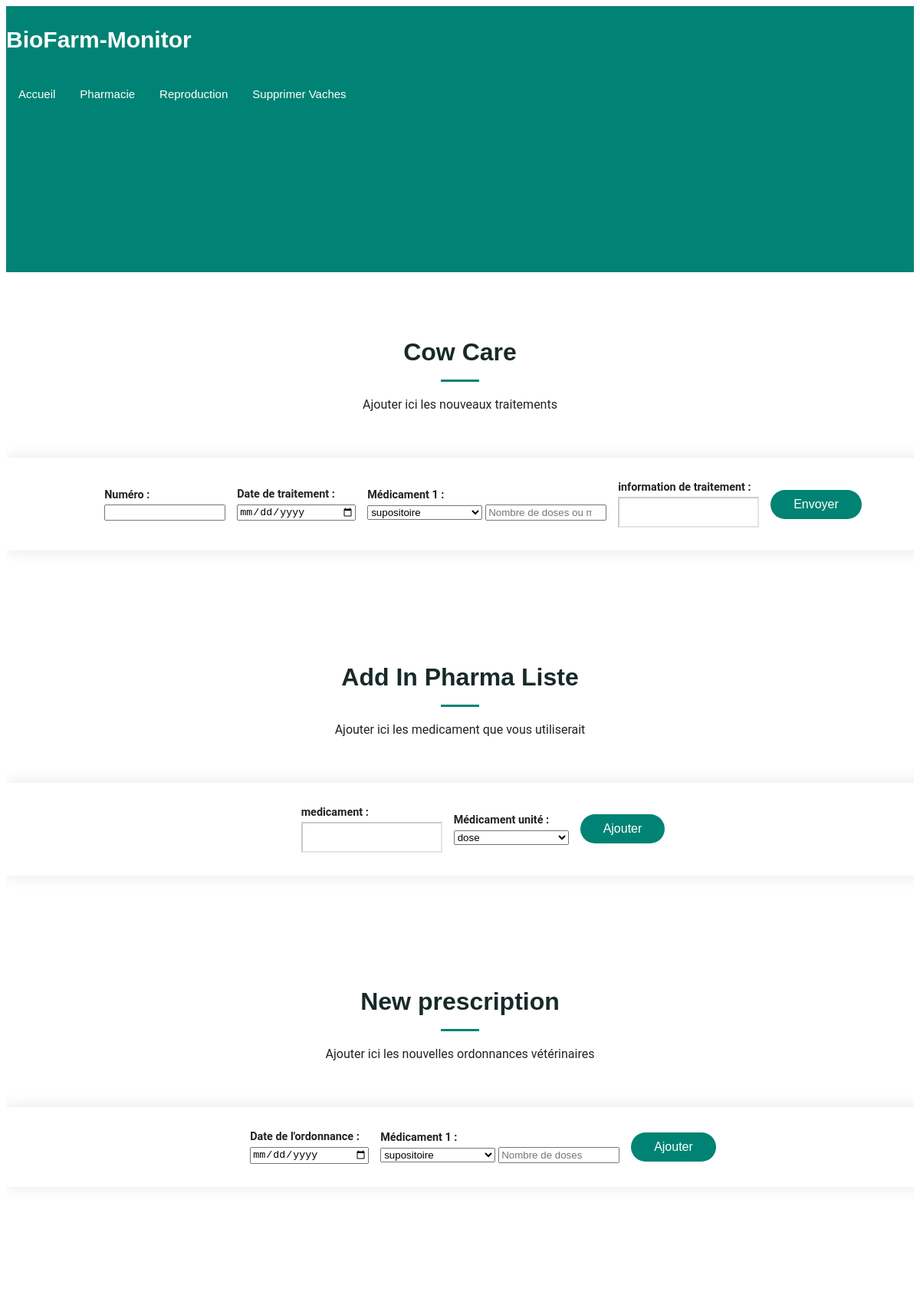
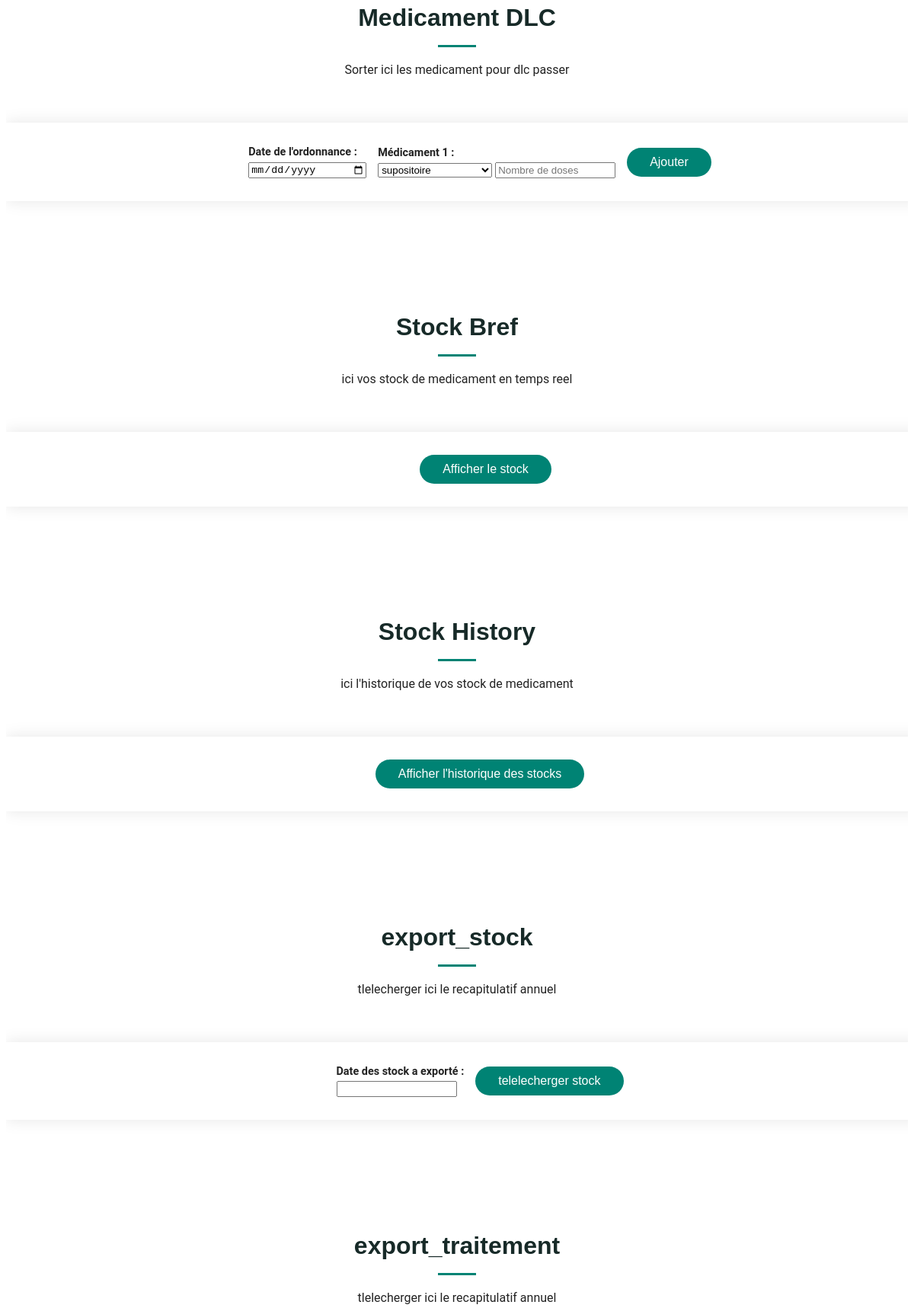
Screenshot of /pharmacie (upper part) with the database file from the repository (2 pictures, top to bottom).
### web_app/models.py (models this page shows, shortened)
class Prescription(db.Model):
    id = Column(Integer, primary_key=True)  # id Prescription
    date = Column(DATE)  # date de la Prescription
    care = Column(MutableDict.as_mutable(JSON), default=dict, nullable=False)
    dlc_left = Column(Boolean)

### web_app/views.py (the view)
@app.route("/pharmacie", methods=["GET"])
def pharmacie():
    return render_template("pharmacie.html")

### web_app/fonction.py (called while the page is built)
def get_pharma_list() -> Optional[list[str]]:
    return (
        pharma_list
        if (pharma_list := list(PrescriptionUntils.get_pharma_list().keys()))
        else None
    )

def get_pharma_len() -> int:
    return len(pharma_list) if (pharma_list := get_pharma_list()) else 0

### web_app/models.py (called while the page is built)
    @staticmethod
    def get_pharma_list() -> dict[str, int]:
        pharma_list: Prescription = Prescription.query.get(1)
        return pharma_list.care

### web_app/templates/pharmacie.html (shortened to what this page needs)
{% extends 'base.html' %}
{% block body_class %}
  "index-page"
{% endblock %}
{% block content %}
  <section id="Care" class="contact section">
    <div class="container section-title">
      <h2>Cow Care</h2>
      <p>Ajouter ici les nouveaux traitements</p>
    </div>
    <div class="container">
      <div class="row justify-content-center">
        <div class="col-lg-8">
          <form id="form-care" action="{{ url_for('update_care') }}" method="POST" enctype="multipart/form-data" class="ajax-form php-email-form">
            <div class="row gy-4">
              <div class="col-md-6">
                <label for="id" class="form-label">Numéro :</label>
                <input type="number" name="id" id="id" class="form-control" required />
              </div>
              <div class="col-md-6">
                <label for="care_date" class="form-label">Date de traitement :</label>
                <input type="date" name="care_date" id="care_date" class="form-control" required />
              </div>
              <div class="col-md-6">
                {% for nb_care in range(get_pharma_len()) %}
                  <label for="medic_{{ nb_care+1 }}" class="form-label">Médicament {{ nb_care+1 }} :</label>
                  <div class="row g-2 align-items-center mb-3">
                    <div class="col-md-6">
                      <select name="medic_{{ nb_care+1 }}" id="medic_{{ nb_care+1 }}" class="form-select">
                        {% for care in get_pharma_list() %}
                          <option value="{{ care }}">{{ care }}</option>
                        {% endfor %}
                      </select>
                      <input
                        type="number"
                        name="medic_{{ nb_care+1 }}_nb"
                        id="medic_{{ nb_care+1 }}_nb"
                        class="form-control"
                        placeholder="Nombre de doses ou ml"
                        min="1"
                      />
                    </div>
                  </div>
                {% endfor %}
              </div>
              <div class="col-md-6">
                <label for="care_info" class="form-label">information de traitement :</label>
                <input type="text" name="care_info" id="care_info" class="form-control" />
              </div>
              <div class="col-md-12 text-center">
                <button type="submit" class="btn btn-primary">Envoyer</button>
              </div>
            </div>
          </form>
        </div>
      </div>
    </div>
  </section>
  <section id="Pharma" class="contact section">
    <div class="container section-title">
      <h2>Add In Pharma Liste</h2>
      <p>Ajouter ici les medicament que vous utiliserait</p>
    </div>
    <div class="container">
      <div class="row justify-content-center">
        <div class="col-lg-8">
          <form id="form-pharma" action="{{ url_for('add_medic_in_pharma_list') }}" method="POST" enctype="multipart/form-data" class="ajax-form php-email-form">
            <div class="row gy-4">
              <div class="col-md-6">
                <label for="medic" class="form-label">medicament :</label>
                <input type="text" name="medic" id="medic" class="form-control" required />
              </div>
              <div class="row g-2 align-items-center mb-3">
                <div class="col-md-6">
                  <label for="medic_unit" class="form-label">Médicament unité :</label>
                  <select name="medic_unit" id="medic_unit" class="form-select">
                      <option value="dose">dose</option>
                  </select>
                </div>
              </div>
              <div class="col-md-12 text-center">
                <button type="submit" class="btn btn-primary">Ajouter</button>
              </div>
            </div>
          </form>
        </div>
      </div>
    </div>
  </section>
  <section id="prescription" class="contact section">
    <div class="container section-title">
      <h2>New prescription</h2>
      <p>Ajouter ici les nouvelles ordonnances vétérinaires</p>
    </div>
    <div class="container">
      <div class="row justify-content-center">
        <div class="col-lg-8">
          <form id="form-prescription" action="{{ url_for('add_prescription') }}" method="POST" class="ajax-form php-email-form">
            <div class="row gy-4">
              <div class="col-md-6">
                <label for="prescription_date" class="form-label">Date de l'ordonnance :</label>
                <input type="date" name="prescription_date" id="prescription_date" class="form-control" required />
              </div>
              <div class="col-12">
                {% for nb_care in range(get_pharma_len()) %}
                  <label for="medic_{{ nb_care+1 }}" class="form-label">Médicament {{ nb_care+1 }} :</label>
                  <div class="row g-2 align-items-center mb-3">
                    <div class="col-md-6">
                      <select name="medic_{{ nb_care+1 }}" id="medic_{{ nb_care+1 }}" class="form-select">
                        {% for care in get_pharma_list() %}
                          <option value="{{ care }}">{{ care }}</option>
                        {% endfor %}
                      </select>
                      <input
                        type="number"
                        name="medic_{{ nb_care+1 }}_nb"
                        id="medic_{{ nb_care+1 }}_nb"
                        class="form-control"
                        placeholder="Nombre de doses"
                        min="1"
                      />
                    </div>
                  </div>
                {% endfor %}
              </div>
              <div class="col-md-12 text-center">
                <button type="submit" class="btn btn-primary">Ajouter</button>
              </div>
            </div>
          </form>
        </div>
      </div>
    </div>
  </section>
  <section id="dlc_left" class="contact section">
    <div class="container section-title">
      <h2>Medicament DLC</h2>
      <p>Sorter ici les medicament pour dlc passer</p>
    </div>
    <div class="container">
      <div class="row justify-content-center">
        <div class="col-lg-8">
          <form id="form-dlc_left" action="{{ url_for('add_dlc_left') }}" method="POST" class="ajax-form php-email-form">
            <div class="row gy-4">
              <div class="col-md-6">
                <label for="prescription_date" class="form-label">Date de l'ordonnance :</label>
                <input type="date" name="prescription_date" id="prescription_date" class="form-control" required />
              </div>
              <div class="col-12">
                {% for nb_care in range(get_pharma_len()) %}
                  <label for="medic_{{ nb_care+1 }}" class="form-label">Médicament {{ nb_care+1 }} :</label>
                  <div class="row g-2 align-items-center mb-3">
                    <div class="col-md-6">
                      <select name="medic_{{ nb_care+1 }}" id="medic_{{ nb_care+1 }}" class="form-select">
                        {% for care in get_pharma_list() %}
                          <option value="{{ care }}">{{ care }}</option>
                        {% endfor %}
                      </select>
                      <input
                        type="number"
                        name="medic_{{ nb_care+1 }}_nb"
                        id="medic_{{ nb_care+1 }}_nb"
                        class="form-control"
                        placeholder="Nombre de doses"
                        min="1"
                      />
                    </div>
                  </div>
                {% endfor %}
              </div>
              <div class="col-md-12 text-center">
                <button type="submit" class="btn btn-primary">Ajouter</button>
              </div>
            </div>
          </form>
        </div>
      </div>
    </div>
  </section>
  <section id="stock_bref" class="contact section">
    <div class="container section-title">
      <h2>Stock Bref</h2>
      <p>ici vos stock de medicament en temps reel</p>
    </div>
    <div class="container">
      <div class="row justify-content-center">
        <div class="col-lg-8">
          <div class="php-email-form">
            <div class="row gy-4">
              <div class="col-md-12 text-center">
                <button id="load-stock" class="btn btn-primary" type="submit">Afficher le stock</button>
              </div>
            </div>
          </div>
        </div>
      </div>
    </div>
  </section>
  <section id="stock_history" class="contact section">
    <div class="container section-title">
      <h2>Stock History</h2>
      <p>ici l'historique de vos stock de medicament</p>
    </div>
    <div class="container">
      <div class="row justify-content-center">
        <div class="col-lg-8">
          <div class="php-email-form">
            <div class="row gy-4">
              <div class="col-md-12 text-center">
                <a href="{{ url_for('stock_details') }}">
                    <button class="btn btn-primary" type="submit">
                    Afficher l'historique des stocks
                  </button>
                </a>
              </div>
            </div>
          </div>
        </div>
      </div>
    </div>
  </section>
  <section id="export_stock" class="contact section">
    <div class="container section-title">
      <h2>export_stock</h2>
      <p>tlelecherger ici le recapitulatif annuel</p>
    </div>
    <div class="container">
      <div class="row justify-content-center">
        <div class="col-lg-8">
          <form id="form-export_stock" action="{{ url_for('download') }}" method="POST" class="php-email-form" enctype="multipart/form-data">
            <div class="row gy-4">
              <div class="col-md-6">
                <label for="export_year" class="form-label">Date des stock a exporté :</label>
                <input type="number" name="export_year" id="export_year" class="form-control" min="2000" max="2099"required />
              </div>
              <div class="col-md-12 text-center">
                <button type="submit" class="btn btn-primary">telelecherger stock</button>
              </div>
            </div>
          </form>
        </div>
      </div>
    </div>
  </section>
  <section id="download_remaining_care" class="contact section">
    <div class="container section-title">
      <h2>export_traitement</h2>
      <p>tlelecherger ici le recapitulatif annuel</p>
    </div>
  </section>
{% endblock %}

### web_app/static/css/main.css (style rules this page uses)
:root { --default-font: "Roboto", system-ui, -apple-system, "Segoe UI", Roboto, "Helvetica Neue", Arial, "Noto Sans", "Liberation Sans", sans-serif, "Apple Color Emoji", "Segoe UI Emoji", "Segoe UI Symbol", "Noto Color Emoji"; --heading-font: "Montserrat", sans-serif; --nav-font: "Poppins", sans-serif; }
:root { --background-color: #ffffff; --default-color: #222222; --heading-color: #172a28; --accent-color: #008374; --surface-color: #ffffff; --contrast-color: #ffffff; }
:root { --nav-color: #ffffff; --nav-hover-color: #008374; --nav-mobile-background-color: #ffffff; --nav-dropdown-background-color: #ffffff; --nav-dropdown-color: #01433c; --nav-dropdown-hover-color: #008374; }
:root { scroll-behavior: smooth; }
body { color: var(--default-color); background-color: var(--background-color); font-family: var(--default-font); }
a { color: var(--accent-color); text-decoration: none; transition: 0.3s; }
h1, h2, h3, h4, h5, h6 { color: var(--heading-color); font-family: var(--heading-font); }
.php-email-form .row.gy-4 { display: flex; justify-content: center; align-items: center; gap: 15px; flex-wrap: nowrap; }
.php-email-form .col-md-6, .php-email-form .col-md-12.text-center { flex: none; width: auto; margin-bottom: 0; }
.php-email-form label { display: block; font-weight: 600; margin-bottom: 4px; font-size: 0.9rem; }
.php-email-form input, .php-email-form select { width: 150px; }
.php-email-form button { padding: 8px 20px; height: 38px; font-size: 1rem; align-self: flex-end; }
section, .section { color: var(--default-color); background-color: var(--background-color); padding: 60px 0; scroll-margin-top: 112px; overflow: clip; }
.section-title { text-align: center; padding-bottom: 60px; position: relative; }
.section-title h2 { font-size: 32px; font-weight: 700; margin-bottom: 20px; padding-bottom: 20px; position: relative; }
.section-title h2:after { content: ""; position: absolute; display: block; width: 50px; height: 3px; background: var(--accent-color); left: 0; right: 0; bottom: 0; margin: auto; }
.section-title p { margin-bottom: 0; }
.contact .php-email-form { background-color: var(--surface-color); box-shadow: 0px 0px 20px rgba(0, 0, 0, 0.1); width: 100%; height: 100%; padding: 30px; }
.contact .php-email-form input[type=text], .contact .php-email-form input[type=email], .contact .php-email-form textarea { font-size: 14px; padding: 10px 15px; box-shadow: none; border-radius: 0; color: var(--default-color); background-color: var(--surface-color); border-color: color-mix(in srgb, var(--default-color), transparent 80%); }
.contact .php-email-form input[type=text]::placeholder, .contact .php-email-form input[type=email]::placeholder, .contact .php-email-form textarea::placeholder { color: color-mix(in srgb, var(--default-color), transparent 70%); }
.contact .php-email-form button[type=submit] { color: var(--contrast-color); background: var(--accent-color); border: 0; padding: 10px 30px; transition: 0.4s; border-radius: 50px; }

### rows the page displays
Prescription: care "supositoire", care "supositoire", care "supositoire"

### other values shown
{{ nb_care+1 }} "1"
